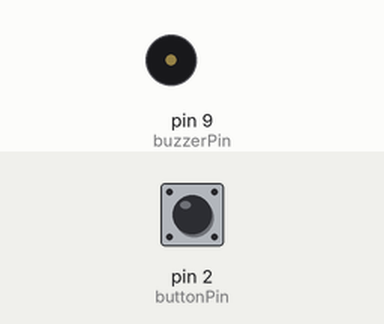
Recording of a sketch running on a simulated Arduino Uno, built with avr-gcc and run on an emulated ATmega328P. Shown: buzzer (waves = sounding, pin HIGH). Inputs (shaded band) come from the test bench; at power-on: pin 2 (buttonPin) HIGH. The modem accepts every AT command (registered, SIM ready, sends succeed) and sends nothing else; what the sketch prints to the serial monitor is not drawn.

Above: at 1.2 s.
1.3 s: pin 2 (buttonPin) pulled LOW for 0.15 s
At 1.8 s:
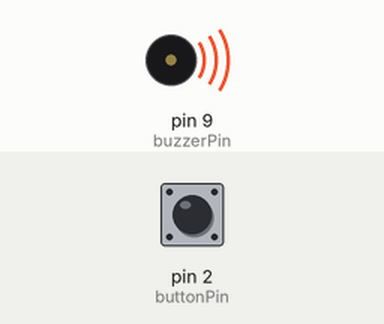
Timing chart, 0 to 5.9 s (numbered marks = the images above; inputs shaded):
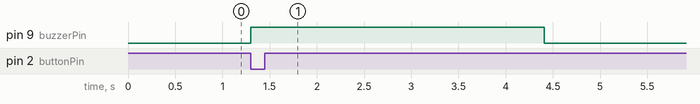

Measured:
- after the input at 1.3 s, pin 9 (buzzerPin): LOW → HIGH at once, → LOW 3.1 s later

The sketch:

women_security_system.ino
```cpp
#include <SoftwareSerial.h>

SoftwareSerial gpsSerial(4, 3);   // RX, TX for GPS
SoftwareSerial gsmSerial(7, 8);   // RX, TX for GSM

int buttonPin = 2;
int buzzerPin = 9;

String latitude = "";
String longitude = "";

void setup() {
  pinMode(buttonPin, INPUT_PULLUP);
  pinMode(buzzerPin, OUTPUT);

  Serial.begin(9600);
  gpsSerial.begin(9600);
  gsmSerial.begin(9600);

  Serial.println("Women's Security System Ready");
}

void loop() {
  if (digitalRead(buttonPin) == LOW) {
    digitalWrite(buzzerPin, HIGH);
    delay(1000);

    getGPSLocation();
    sendSMS();

    digitalWrite(buzzerPin, LOW);
    delay(5000);
  }
}

void getGPSLocation() {
  while (gpsSerial.available()) {
    String data = gpsSerial.readStringUntil('\n');
    if (data.indexOf("GGA") > 0) {
      Serial.println("GPS Data Received");
      latitude = "18.5204";    // demo value
      longitude = "73.8567";   // demo value
      break;
    }
  }
}

void sendSMS() {
  gsmSerial.println("AT+CMGF=1");
  delay(1000);

  gsmSerial.println("AT+CMGS=\"+91XXXXXXXXXX\"");
  delay(1000);

  gsmSerial.print("EMERGENCY ALERT!\n");
  gsmSerial.print("I need help.\n");
  gsmSerial.print("Location:\n");
  gsmSerial.print("https://maps.google.com/?q=");
  gsmSerial.print(latitude);
  gsmSerial.print(",");
  gsmSerial.print(longitude);
  gsmSerial.write(26);

  Serial.println("Emergency SMS Sent");
}
```
